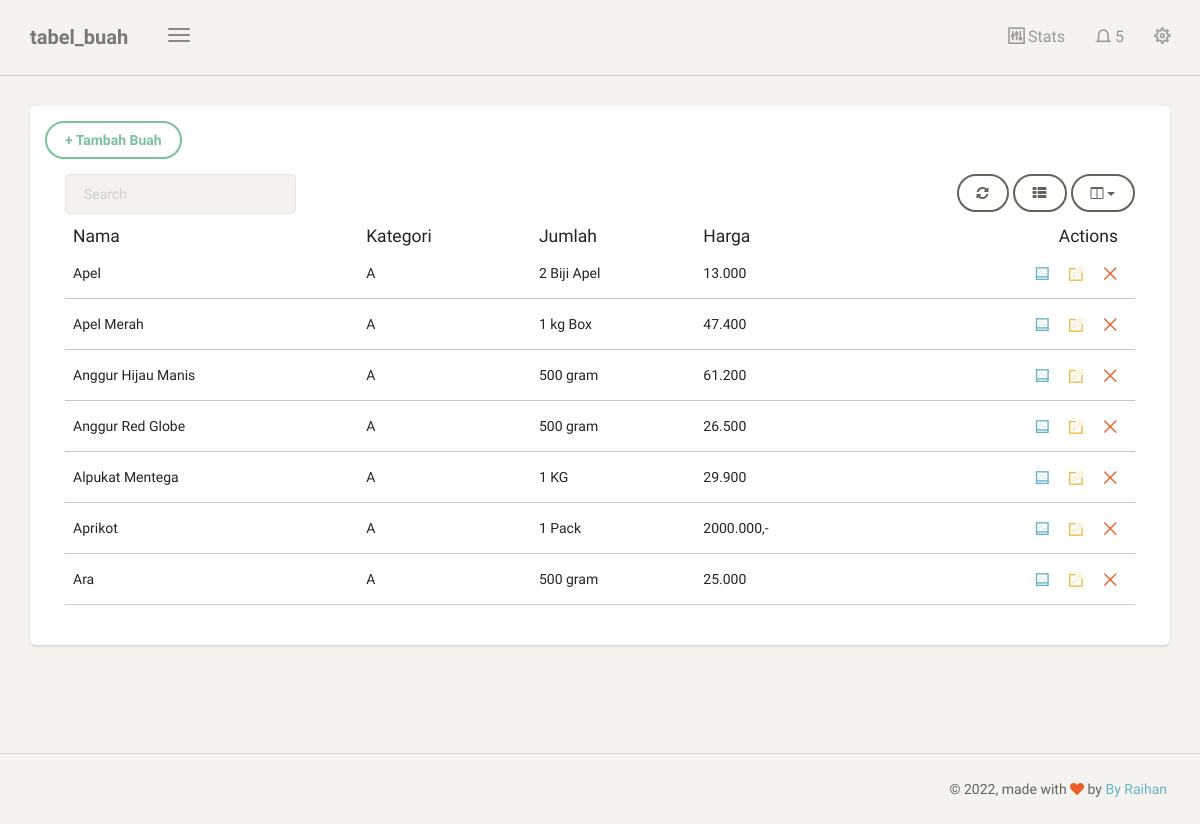
The page /buah/tabel_buah on the database its author committed.
### buah/models.py (models this page shows)
class Buahh(models.Model):
    namabuah = models. CharField(max_length=100, blank=False, null=False)
    jumlah      = models.CharField(max_length=50)
    harga       = models.CharField(max_length=50)
    kategori    = models.ForeignKey(Kategori, on_delete=models.CASCADE)
    date        = models.DateTimeField(auto_now_add=True)
    image  = models.ImageField(null=True, blank=True)
    def __str__(self):
        return self.namabuah
    class Meta:
         verbose_name_plural = "buahh"

class Kategori(models.Model):
    nama           = models.CharField(max_length=100)
    def __str__(self):
         return self.nama
    class Meta:
         verbose_name_plural = "Kategori"

### buah/views.py (the view)
# urls.py: path('tabel_buah', buahh ,name='tabel_buah'),
def buahh(request):
    template_name = "back/tabel_buah.html"
    produk = Produk.objects.all()
    buahh = Buahh.objects.all()
    for p in buahh:
        print(p)
    context       = {
        'title'   : 'tabel_buah',
        'buahh'   : buahh,
        'produk'  : produk,
    }
    return render (request, template_name, context)

### templates/back/tabel_buah.html (shortened to what this page needs)
{% extends "back/base.html" %}
{% load static %}
{% block konten %}
<div class="content">
    <div class="container-fluid">
        <div class="row">
            <div class="col-md-12">
                <div class="card">
                    <div class="card-content">
                        <div class="header">
                            <a class ="btn btn-success" href="{% url 'tabel_tambah' %}"> + Tambah Buah</a>
                        </div>
                        <table id="bootstrap-table" class="table">
                            <thead>
                                <tr>
                                    <th scope="col-12">Nama</th>
                                    <th scope="col-12">Kategori</th>
                                    <th scope="col-12">Jumlah</th>
                                    <th scope="col-12">Harga</th>
                                    <th data-field="actions" class="td-actions text-right"  data-events="operateEvents" data-formatter="operateFormatter">Actions</th>
                                </tr>
                            </thead>
                            <tbody>
                                {% for p in buahh  %}
                                <tr>
                                    <td>{{ p.namabuah }}</td>
                                    <td>{{ p.kategori }}</td>
                                    <td>{{ p.jumlah }}</td>
                                    <td>{{ p.harga }}</td>
                                    <td>
                                    </td>
                                </tr>
                                {% endfor %}
                            </tbody>
                        </table>
                    </div>
                </div>
            </div>
        </div>
    </div>
</div>
{% endblock konten %}

### rows shown on the page
Buahh: namabuah "Apel", kategori "A", jumlah "2 Biji Apel", harga "13.000"
Buahh: namabuah "Apel Merah", kategori "A", jumlah "1 kg Box", harga "47.400"
Buahh: namabuah "Anggur Hijau Manis", kategori "A", jumlah "500 gram", harga "61.200"
Buahh: namabuah "Anggur Red Globe", kategori "A", jumlah "500 gram", harga "26.500"
Buahh: namabuah "Alpukat Mentega", kategori "A", jumlah "1 KG", harga "29.900"
Buahh: namabuah "Aprikot", kategori "A", jumlah "1 Pack", harga "2000.000,-"
Buahh: namabuah "Ara", kategori "A", jumlah "500 gram", harga "25.000"

### other values the page prints
{{ title }} "tabel_buah"
